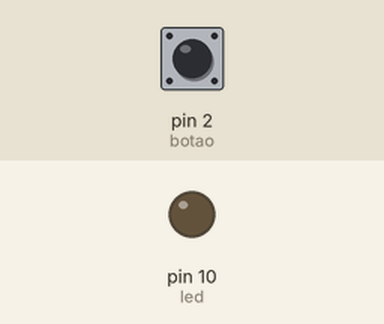
Bench run of a sketch on a simulated Arduino Uno, built with avr-gcc and run on an emulated ATmega328P. Parts: output pins drawn as LEDs (lit = HIGH). Inputs (shaded band) come from the test bench; at power-on: pin 2 (botao) LOW.

Above: at 1.2 s.
1.3 s: pin 2 (botao) pulled HIGH for 0.15 s
At 2.2 s:
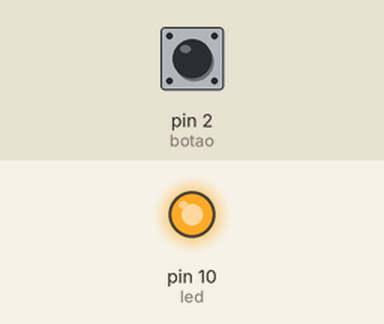
Timing chart, 0 to 4.3 s (numbered marks = the images above; inputs shaded):
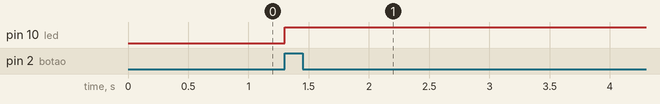

The sketch:

testebotaoeled.ino
```cpp
const int botao = 2;
const int led = 10;
void setup() {
pinMode(led,OUTPUT);
pinMode(botao,INPUT);
}
void loop() {
bool a = digitalRead(botao);

if (a == 1){
  digitalWrite(led,HIGH);
}
}
```

Measured:
- after the input at 1.3 s, pin 10 (led): LOW → HIGH at once
